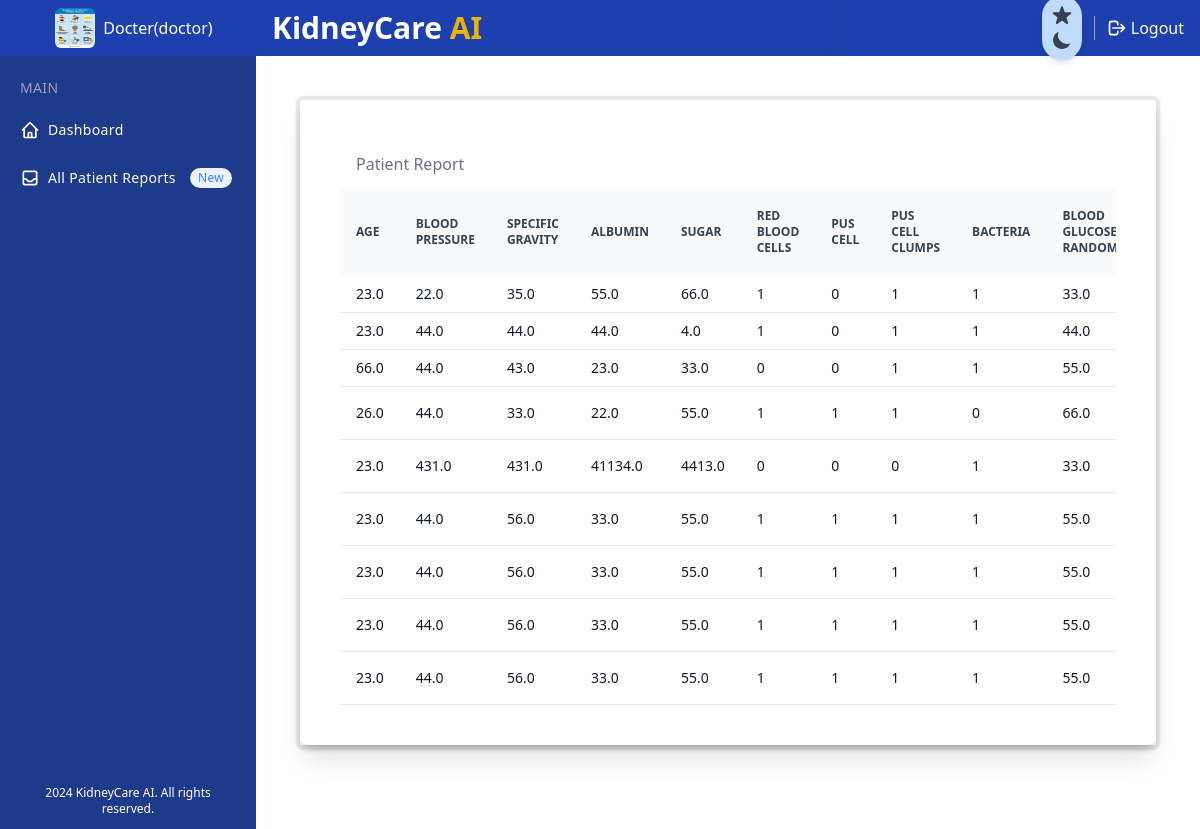
Page /dallpaitensreports/ (signed in) on the committed database.
### renal_app/models.py (models this page shows, shortened)
class Profile(models.Model):
    ROLE_CHOICES = (
        ('doctor', 'Doctor'),
        ('patient', 'Patient'),
    )
    user = models.OneToOneField(User, on_delete=models.CASCADE)
    role = models.CharField(max_length=10, choices=ROLE_CHOICES)
    image = models.ImageField(upload_to='profile_images', blank=True, null=True)

class PatientTest(models.Model):
    profile = models.ForeignKey(Profile, on_delete=models.CASCADE)
    age = models.FloatField()
    blood_pressure = models.FloatField()
    specific_gravity = models.FloatField()
    albumin = models.FloatField()
    sugar = models.FloatField()
    red_blood_cells = models.IntegerField()
    pus_cell = models.IntegerField()
    pus_cell_clumps = models.IntegerField()
    bacteria = models.IntegerField()
    blood_glucose_random = models.FloatField()
    blood_urea = models.FloatField()
    serum_creatinine = models.FloatField()
    sodium = models.FloatField()
    potassium = models.FloatField()
    haemoglobin = models.FloatField()
    packed_cell_volume = models.FloatField()
    white_blood_cell_count = models.FloatField()
    red_blood_cell_count = models.FloatField()
    hypertension = models.IntegerField()
    diabetes_mellitus = models.IntegerField()
    coronary_artery_disease = models.IntegerField()
    appetite = models.IntegerField()
    pedal_edema = models.IntegerField()
    anemia = models.IntegerField()
    prediction = models.CharField(max_length=255)
    timestamp = models.DateTimeField(default=timezone.now)
    message = models.TextField(blank=True, null=True)
    message_sent = models.BooleanField(default=False)
    recommendation = models.TextField(blank=True, null=True)

### renal_app/views.py (the view, shortened to what this page needs)
# urls.py: path('dallpaitensreports/', views.DAllpaitensReports, name='dallpaitensreports'),
def DAllpaitensReports(request):
    patient_tests = PatientTest.objects.all()
    user_profile = get_object_or_404(Profile, user=request.user, role='doctor')
    context = {
        'profile': user_profile,
        'patient_tests': patient_tests
    }
    return render(request, 'DAllpaitensReport.html',context)

### template/DAllpaitensReport.html (shortened to what this page needs)
{% extends 'dashbaord/dashbaordbase.html' %}
 {% block  content %}
    <div class="container mx-auto">
        <div class="bg-white border border-4 rounded-lg shadow relative m-4 md:m-10">
            <div class="shadow-xl">
                <div class="relative overflow-hidden bg-white shadow-md dark:bg-gray-800 sm:rounded-lg p-4 md:p-10">
                    <div class="flex flex-col px-4 py-3 space-y-3 lg:flex-row lg:items-center lg:justify-between lg:space-y-0 lg:space-x-4">
                        <div class="flex items-center flex-1 space-x-4">
                            <h5>
                                <span class="text-gray-500">Patient Report</span>
                            </h5>
                        </div>
                    </div>
                    <div class="overflow-x-auto">
                        <table class="table-auto w-full text-sm text-left text-gray-500 dark:text-gray-400">
                            <thead class="text-xs text-gray-700 uppercase bg-gray-50 dark:bg-gray-700 dark:text-gray-400">
                                <tr>
                                    <th scope="col" class="px-2 md:px-4 py-3">Age</th>
                                    <th scope="col" class="px-2 md:px-4 py-3">Blood Pressure</th>
                                    <th scope="col" class="px-2 md:px-4 py-3">Specific Gravity</th>
                                    <th scope="col" class="px-2 md:px-4 py-3">Albumin</th>
                                    <th scope="col" class="px-2 md:px-4 py-3">Sugar</th>
                                    <th scope="col" class="px-2 md:px-4 py-3">Red Blood Cells</th>
                                    <th scope="col" class="px-2 md:px-4 py-3">Pus Cell</th>
                                    <th scope="col" class="px-2 md:px-4 py-3">Pus Cell Clumps</th>
                                    <th scope="col" class="px-2 md:px-4 py-3">Bacteria</th>
                                    <th scope="col" class="px-2 md:px-4 py-3">Blood Glucose Random</th>
                                </tr>
                            </thead>
                            <tbody>
                                {% for test in patient_tests %}
                                <tr class="border-b dark:border-gray-600 hover:bg-gray-100 dark:hover:bg-gray-700">
                                    <td class="px-2 md:px-4 py-2 font-medium text-gray-900 whitespace-nowrap dark:text-white">
                                        <div class="flex items-center">{{ test.age }}</div>
                                    </td>
                                    <td class="px-2 md:px-4 py-2 font-medium text-gray-900 whitespace-nowrap dark:text-white">
                                        <div class="flex items-center">{{ test.blood_pressure }}</div>
                                    </td>
                                    <td class="px-2 md:px-4 py-2 font-medium text-gray-900 whitespace-nowrap dark:text-white">
                                        <div class="flex items-center">{{ test.specific_gravity }}</div>
                                    </td>
                                    <td class="px-2 md:px-4 py-2 font-medium text-gray-900 whitespace-nowrap dark:text-white">
                                        <div class="flex items-center">{{ test.albumin }}</div>
                                    </td>
                                    <td class="px-2 md:px-4 py-2 font-medium text-gray-900 whitespace-nowrap dark:text-white">
                                        <div class="flex items-center">{{ test.sugar }}</div>
                                    </td>
                                    <td class="px-2 md:px-4 py-2 font-medium text-gray-900 whitespace-nowrap dark:text-white">
                                        <div class="flex items-center">{{ test.red_blood_cells }}</div>
                                    </td>
                                    <td class="px-2 md:px-4 py-2 font-medium text-gray-900 whitespace-nowrap dark:text-white">
                                        <div class="flex items-center">{{ test.pus_cell }}</div>
                                    </td>
                                    <td class="px-2 md:px-4 py-2 font-medium text-gray-900 whitespace-nowrap dark:text-white">
                                        <div class="flex items-center">{{ test.pus_cell_clumps }}</div>
                                    </td>
                                    <td class="px-2 md:px-4 py-2 font-medium text-gray-900 whitespace-nowrap dark:text-white">
                                        <div class="flex items-center">{{ test.bacteria }}</div>
                                    </td>
                                    <td class="px-2 md:px-4 py-2 font-medium text-gray-900 whitespace-nowrap dark:text-white">
                                        <div class="flex items-center">{{ test.blood_glucose_random }}</div>
                                    </td>
                                </tr>
                                {% endfor %}
                            </tbody>
                        </table>
                    </div>
                </div>
            </div>
        </div>
    </div>
{% endblock %}

### template/dashbaord/dashbaordbase.html (shortened to what this page needs)
{% load static %}
<!DOCTYPE html>
<html lang="en">
<head>
    <link rel="stylesheet" href="{% static "Style.css" %}">
    <script src="https://cdn.tailwindcss.com"></script>
</head>
<body>
    <div x-data="setup()" :class="{ 'dark': isDark }">
        <div class="min-h-screen flex flex-col flex-auto flex-shrink-0 antialiased bg-white dark:bg-gray-700 text-black dark:text-white">
          <div class="fixed w-full flex items-center justify-between h-14 text-white z-10">
            <div class="flex items-center justify-start md:justify-center pl-3 w-14 md:w-64 h-14 bg-blue-800 dark:bg-gray-800 border-none">
                {% if profile.image %}
                <img class="w-7 h-7 md:w-10 md:h-10 mr-2 rounded-md overflow-hidden" src="{{ profile.image.url }}" />
                {% endif %}
                <span class="hidden md:block">{{ profile.user.username }}</span>({{ profile.role }})
            </div>
            <div class="flex justify-between items-center h-14 bg-blue-800 dark:bg-gray-800 header-right">
              <div class="  flex items-center w-full max-w-xl mr-4 p-2 shadow-sm">
                <div class="text-lg font-semibold">
                    <h1 class="text-3xl font-bold">
                      <span class="text-white dark:text-white">KidneyCare</span>
                      <span class="text-yellow-500 dark:text-blue-500">AI</span>
                    </h1>
                  </div>
              </div>
              <ul class="flex items-center">
                <li>
                  <button
                    aria-hidden="true"
                    @click="toggleTheme"
                    class="group p-2 transition-colors duration-200 rounded-full shadow-md bg-blue-200 hover:bg-blue-200 dark:bg-gray-50 dark:hover:bg-gray-200 text-gray-900 focus:outline-none"
                  >
                  </button>
                </li>
                <li>
                </li>
                <li>
                  <a href="{% url 'logout'%}" class="flex items-center mr-4 hover:text-blue-100">
                    <span class="inline-flex mr-1">
                      <svg class="w-5 h-5" fill="none" stroke="currentColor" viewBox="0 0 24 24" xmlns="http://www.w3.org/2000/svg"><path stroke-linecap="round" stroke-linejoin="round" stroke-width="2" d="M17 16l4-4m0 0l-4-4m4 4H7m6 4v1a3 3 0 01-3 3H6a3 3 0 01-3-3V7a3 3 0 013-3h4a3 3 0 013 3v1"></path></svg>
                    </span>
                    Logout
                  </a>
                </li>
              </ul>
            </div>
          </div>
          <div class="fixed flex flex-col top-14 left-0 w-14 hover:w-64 md:w-64 bg-blue-900 dark:bg-gray-900 h-full text-white transition-all duration-300 border-none z-10 sidebar">
            <div class="overflow-y-auto overflow-x-hidden flex flex-col justify-between flex-grow">
              <ul class="flex flex-col py-4 space-y-1">
                <li class="px-5 hidden md:block">
                  <div class="flex flex-row items-center h-8">
                    <div class="text-sm font-light tracking-wide text-gray-400 uppercase">Main</div>
                  </div>
                </li>
                {% if profile.role == 'doctor' %}
                <li>
                  <a href="{% url 'doctor_dashboard' %}" class="relative flex flex-row items-center h-11 focus:outline-none hover:bg-blue-800 dark:hover:bg-gray-600 text-white-600 hover:text-white-800 border-l-4 border-transparent hover:border-blue-500 dark:hover:border-gray-800 pr-6">
                    <span class="inline-flex justify-center items-center ml-4">
                    </span>
                    <span class="ml-2 text-sm tracking-wide truncate">Dashboard</span>
                  </a>
                </li>
                <li>
                  <a href="{% url 'dallpaitensreports' %}" class="relative flex flex-row items-center h-11 focus:outline-none hover:bg-blue-800 dark:hover:bg-gray-600 text-white-600 hover:text-white-800 border-l-4 border-transparent hover:border-blue-500 dark:hover:border-gray-800 pr-6">
                    <span class="inline-flex justify-center items-center ml-4">
                    </span>
                    <span class="ml-2 text-sm tracking-wide truncate">All Patient  Reports</span>
                    <span class="hidden md:block px-2 py-0.5 ml-auto text-xs font-medium tracking-wide text-blue-500 bg-indigo-50 rounded-full">New</span>
                  </a>
                </li>
                {% endif %}
              </ul>
              <p class="mb-14 px-5 py-3 hidden md:block text-center text-xs">2024 KidneyCare AI. All rights reserved.</p>
            </div>
          </div>
          <div class="h-full ml-14 mt-14 mb-10 md:ml-64">
            {% block  content %}
            {% endblock %}
          </div>
        </div>
      </div>
</body>
</html>

### template/dashbaord/dashbaordbase.html (style rules this page uses)
.header-right { width: calc(100% - 3.5rem); }
@media only screen and (min-width: 768px) { .header-right { width: calc(100% - 16rem); } }

### rows in the picture
Profile: image (picture), user.username "Docter", role "doctor"
PatientTest: age "23.0", blood_pressure "22.0", specific_gravity "35.0", albumin "55.0", sugar "66.0", red_blood_cells "1", pus_cell "0", pus_cell_clumps "1", bacteria "1", blood_glucose_random "33.0"
PatientTest: age "23.0", blood_pressure "44.0", specific_gravity "44.0", albumin "44.0", sugar "4.0", red_blood_cells "1", pus_cell "0", pus_cell_clumps "1", bacteria "1", blood_glucose_random "44.0"
PatientTest: age "66.0", blood_pressure "44.0", specific_gravity "43.0", albumin "23.0", sugar "33.0", red_blood_cells "0", pus_cell "0", pus_cell_clumps "1", bacteria "1", blood_glucose_random "55.0"
PatientTest: age "26.0", blood_pressure "44.0", specific_gravity "33.0", albumin "22.0", sugar "55.0", red_blood_cells "1", pus_cell "1", pus_cell_clumps "1", bacteria "0", blood_glucose_random "66.0"
PatientTest: age "23.0", blood_pressure "431.0", specific_gravity "431.0", albumin "41134.0", sugar "4413.0", red_blood_cells "0", pus_cell "0", pus_cell_clumps "0", bacteria "1", blood_glucose_random "33.0"
PatientTest: age "23.0", blood_pressure "44.0", specific_gravity "56.0", albumin "33.0", sugar "55.0", red_blood_cells "1", pus_cell "1", pus_cell_clumps "1", bacteria "1", blood_glucose_random "55.0"
PatientTest: age "23.0", blood_pressure "44.0", specific_gravity "56.0", albumin "33.0", sugar "55.0", red_blood_cells "1", pus_cell "1", pus_cell_clumps "1", bacteria "1", blood_glucose_random "55.0"
PatientTest: age "23.0", blood_pressure "44.0", specific_gravity "56.0", albumin "33.0", sugar "55.0", red_blood_cells "1", pus_cell "1", pus_cell_clumps "1", bacteria "1", blood_glucose_random "55.0"
PatientTest: age "23.0", blood_pressure "44.0", specific_gravity "56.0", albumin "33.0", sugar "55.0", red_blood_cells "1", pus_cell "1", pus_cell_clumps "1", bacteria "1", blood_glucose_random "55.0"
